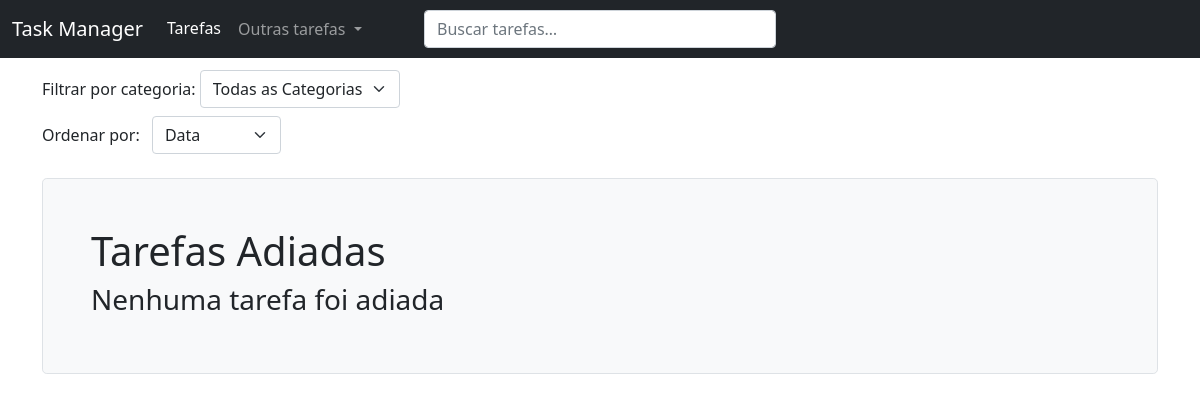
The app's page /tarefas/adiadas/, older data.
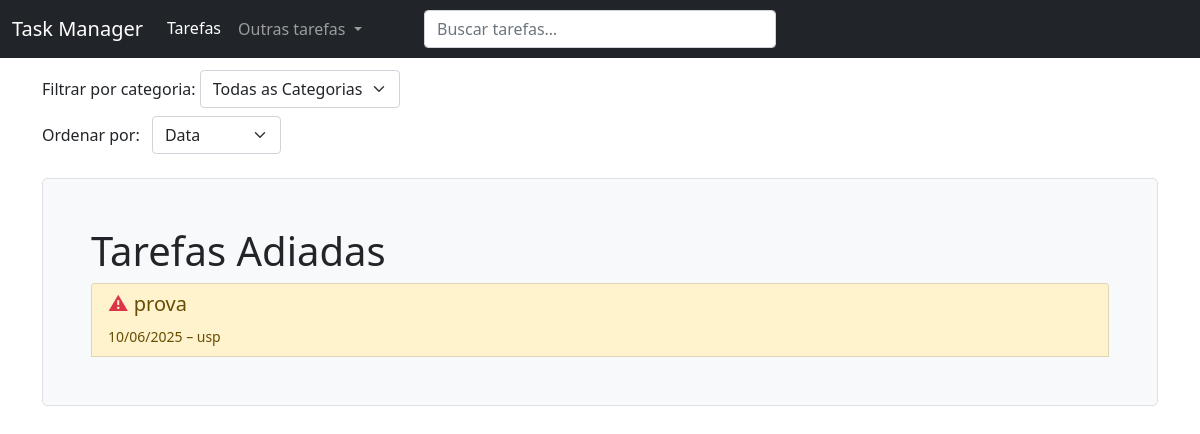
The same page, newer data.
### tarefas/models.py (models this page shows, shortened)
class Tarefa(models.Model):
    OPCOES_PRIORIDADE = (
        ("alta", "Alta"),
        ("média", "Média"),
        ("baixa", "Baixa"),
    )
    OPCOES_STATUS = (
        ("concluído", "Concluído"),
        ("pendente", "Pendente"),
        ("adiado", "Adiado"),
    )
    titulo = models.CharField(max_length=50, default="Sem título")
    descricao = models.CharField(max_length=400)
    data = models.DateField()
    prioridade = models.CharField(max_length=25, choices=OPCOES_PRIORIDADE, default="média")
    status = models.CharField(max_length=25, choices=OPCOES_STATUS, default="pendente")
    categoria = models.ForeignKey(
        'Categoria',
        on_delete=models.CASCADE,
        related_name="tarefas",
    )

class Categoria(models.Model):
    nome = models.CharField(max_length=50, default="Geral")
    def __str__(self):
        return self.nome

### tarefas/views.py (the view)
# urls.py: path("adiadas/", views.tarefas_adiadas_list, name="tarefas_adiadas_list"),
def tarefas_adiadas_list(request):
    busca = request.GET.get("q", "").strip()
    categoria_id = request.GET.get('categoria')
    ordenar_por = request.GET.get('ordenar_por', 'data')
    tarefas_adiadas = Tarefa.objects.filter(status="adiado")
    if busca:
        tarefas_adiadas = tarefas_adiadas.filter(
            Q(titulo__icontains=busca) |
            Q(descricao__icontains=busca) |
            Q(categoria__nome__icontains=busca)
        )
    if categoria_id:
        tarefas_adiadas = tarefas_adiadas.filter(categoria_id=categoria_id)
    if ordenar_por == 'prioridade':
        tarefas_adiadas = tarefas_adiadas.annotate(
            prioridade_order=Case(
                When(prioridade='alta', then=Value(1)),
                When(prioridade='média', then=Value(2)),
                When(prioridade='baixa', then=Value(3)),
                output_field=IntegerField(),
            )
        ).order_by('prioridade_order', 'data')
    else:
        tarefas_adiadas = tarefas_adiadas.order_by('data', 'prioridade')
    categorias = Categoria.objects.all()
    context = {
        'tarefas_adiadas': tarefas_adiadas,
        'categorias': categorias,
        'categoria_selecionada': categoria_id,
        'ordenar_por': ordenar_por,
        'today': date.today(),
        'q': busca,
    }
    return render(request, "tarefas/tarefas_adiadas.html", context)

### tarefas/templates/tarefas/tarefas_adiadas.html (shortened to what this page needs)
{% extends "base.html" %}
{% load i18n %}
{% block content %}
{% include "tarefas/partials/filtro_categoria_ordenacao.html" %}
  <div class="h-100 p-5 bg-light border rounded-3">
    <h1>{% trans "Tarefas Adiadas" %}</h1>
    <div class="list-group">
      {% for tarefa in tarefas_adiadas %}
        {% include "tarefas/partials/item_tarefa_adiada.html" %}
      {% empty %}
        <h3>{% trans "Nenhuma tarefa foi adiada" %}</h3>
      {% endfor %}
    </div>
  </div>
{% endblock %}

### tarefas/templates/tarefas/partials/item_tarefa_adiada.html
<button type="button"
        class="list-group-item list-group-item-warning list-group-item-action"
        data-bs-toggle="modal"
        data-bs-target="#modal{{ tarefa.id }}">
  <h5>
    {% if tarefa.data <= today %}
      <span class="text-danger">&#9888;</span>
    {% endif %}
    {{ tarefa.titulo }}
  </h5>
  <small>{{ tarefa.data|date:"d/m/Y" }} – </small>
  <small>{{ tarefa.categoria }}</small>
</button>

Row changes from the older to the newer data that the page shows:
added Tarefa: titulo "prova", data "10/06/2025", categoria "usp"
Text that changed along with them:
text no longer shown: "Nenhuma tarefa foi adiada"
